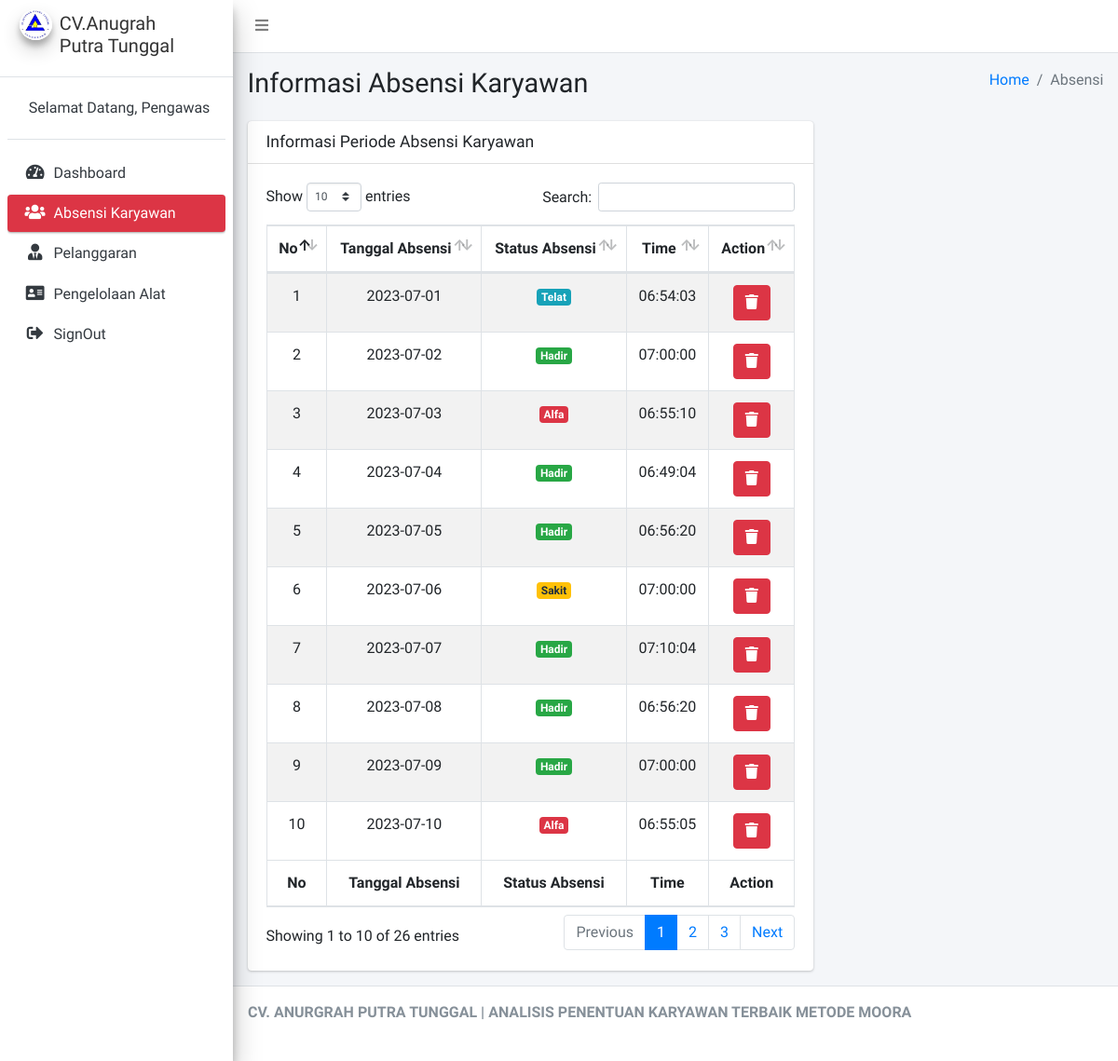
Before: /Pengawas/cAbsensi/rincian/07/2023/1 (signed in) with the older database file.
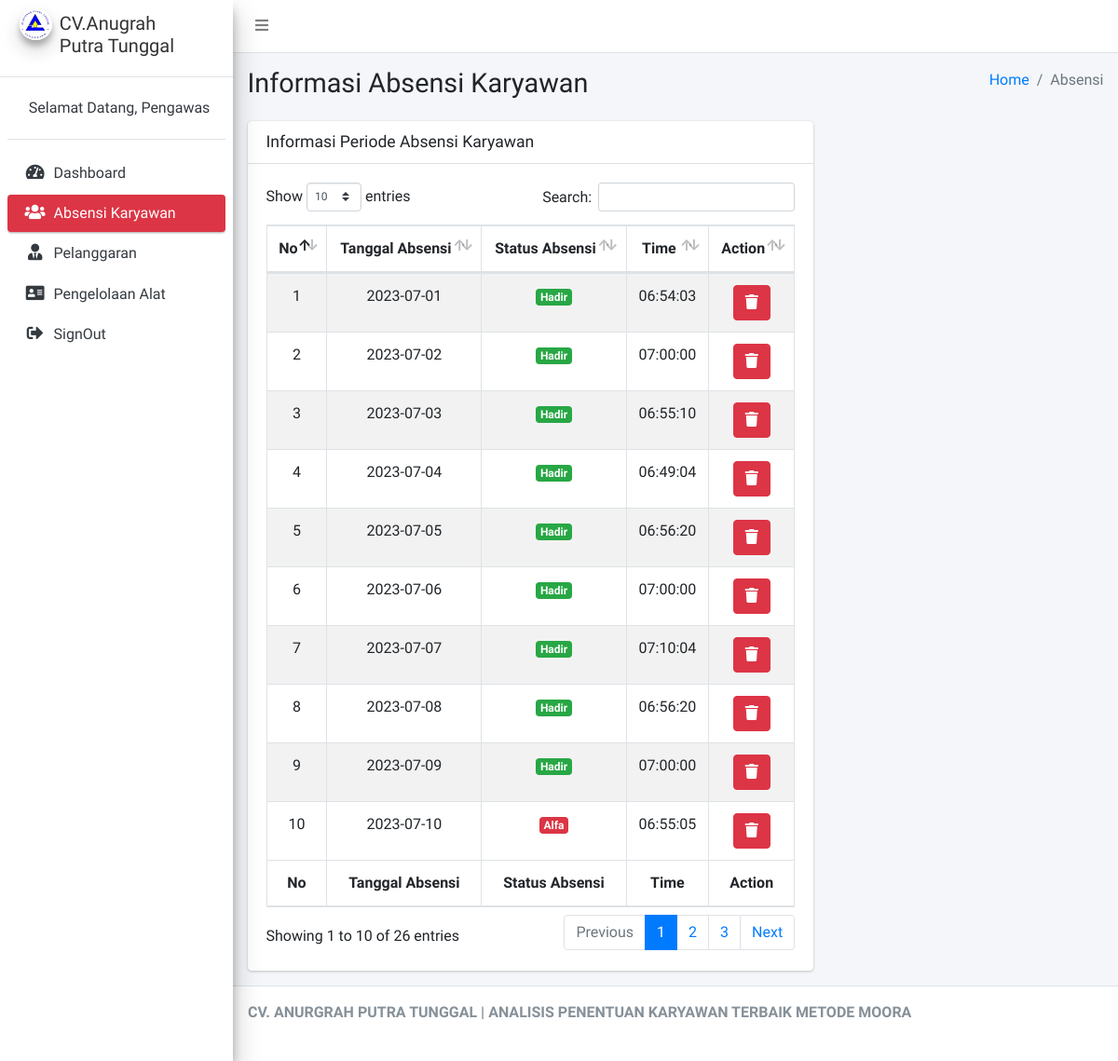
After: the same page with the newer database file.
### tables this page shows
CREATE TABLE `tbl_absensi` (
  `id_absensi` int(11) NOT NULL,
  `id_karyawan` int(11) NOT NULL,
  `tgl_absensi` varchar(15) NOT NULL,
  `stat_absensi` int(11) NOT NULL,
  `time` time NOT NULL
);

### application/controllers/Pengawas/cAbsensi.php (called while the page is built, shortened)
<?php
class cAbsensi extends CI_Controller
{
	public function __construct()
	{
		$this->load->model('mAbsensi');
	}
	public function rincian($bulan, $tahun, $id_karyawan)
	{
		$data = array(
			'bulan' => $bulan,
			'tahun' => $tahun,
			'id_karyawan' => $id_karyawan,
			'view_absensi' => $this->mAbsensi->rincian($bulan, $tahun, $id_karyawan)
		);
		$this->load->view('Pengawas/Layout/head');
		$this->load->view('Pengawas/Layout/aside');
		$this->load->view('Pengawas/vRincianAbsensi', $data);
		$this->load->view('Pengawas/Layout/footer');
	}
}

### index.php (called while the page is built, shortened)
<?php
require_once BASEPATH.'core/CodeIgniter.php';

### application/models/mAbsensi.php (called while the page is built, shortened)
<?php
class mAbsensi extends CI_Model
{
	public function rincian($bulan, $tahun, $id_karyawan)
	{
		return $this->db->query("SELECT TIME(time) as waktu, tgl_absensi, id_karyawan, stat_absensi, time, id_absensi FROM `tbl_absensi` WHERE MONTH(tgl_absensi) = '" . $bulan . "' AND YEAR(tgl_absensi) = '" . $tahun . "' AND id_karyawan='" . $id_karyawan . "'")->result();
	}
}

### application/views/Pengawas/vRincianAbsensi.php (the view, shortened to what this page needs)
<div class="content-wrapper">
	<section class="content-header">
		<div class="container-fluid">
			<div class="row mb-2">
				<div class="col-sm-6">
					<h1>Informasi Absensi Karyawan</h1>
				</div>
				<div class="col-sm-6">
					<ol class="breadcrumb float-sm-right">
						<li class="breadcrumb-item"><a href="#">Home</a></li>
						<li class="breadcrumb-item active">Absensi</li>
					</ol>
				</div>
			</div>
		</div>
	</section>
	<section class="content">
		<div class="container-fluid">
			<div class="row">
				<div class="col-8  ">
					<div class="card">
						<div class="card-header">
							<h3 class="card-title">Informasi Periode Absensi Karyawan</h3>
						</div>
						<div class="card-body">
							<table id="example1" class="table table-bordered table-striped">
								<thead>
									<tr>
										<th class="text-center">No</th>
										<th class="text-center">Tanggal Absensi</th>
										<th class="text-center">Status Absensi</th>
										<th class="text-center">Time</th>
										<th class="text-center">Action</th>
									</tr>
								</thead>
								<tbody>
									<?php
									$no = 1;
									foreach ($view_absensi as $key => $value) {
									?>
										<tr>
											<td class="text-center"><?= $no++ ?></td>
											<td class="text-center"><?= $value->tgl_absensi ?></td>
											<td class="text-center">
												<?php
												if ($value->stat_absensi == '1') {
												?>
													<span class="badge badge-success">Hadir</span>
												<?php
												} else if ($value->stat_absensi == '2') {
												?>
													<span class="badge badge-danger">Alfa</span>
												<?php
												} else if ($value->stat_absensi == '3') {
												?>
													<span class="badge badge-warning">Sakit</span>
												<?php
												} else if ($value->stat_absensi == '9') {
												?>
													<span class="badge badge-info">Telat</span>
												<?php
												}
												?>
											</td>
											<td class="text-center"><?= $value->time ?></td>
											<td class="text-center">
												<div class="btn-group">
													<a href="<?= base_url('Pengawas/cAbsensi/delete/' . $bulan . '/' . $tahun . '/' . $id_karyawan . '/' . $value->id_absensi) ?>" class="btn btn-danger"><i class="fas fa-trash"></i></a>
												</div>
											</td>
										</tr>
									<?php
									}
									?>
								</tbody>
								<tfoot>
									<tr>
										<th class="text-center">No</th>
										<th class="text-center">Tanggal Absensi</th>
										<th class="text-center">Status Absensi</th>
										<th class="text-center">Time</th>
										<th class="text-center">Action</th>
									</tr>
								</tfoot>
							</table>
						</div>
					</div>
				</div>
			</div>
		</div>
	</section>
</div>

Changed rows visible on the page:
changed tbl_absensi (number 1 of 10 on the later page): stat_absensi "Telat" → "Hadir"
changed tbl_absensi (number 3 of 10 on the later page): stat_absensi "Alfa" → "Hadir"
changed tbl_absensi (number 6 of 10 on the later page): stat_absensi "Sakit" → "Hadir"
